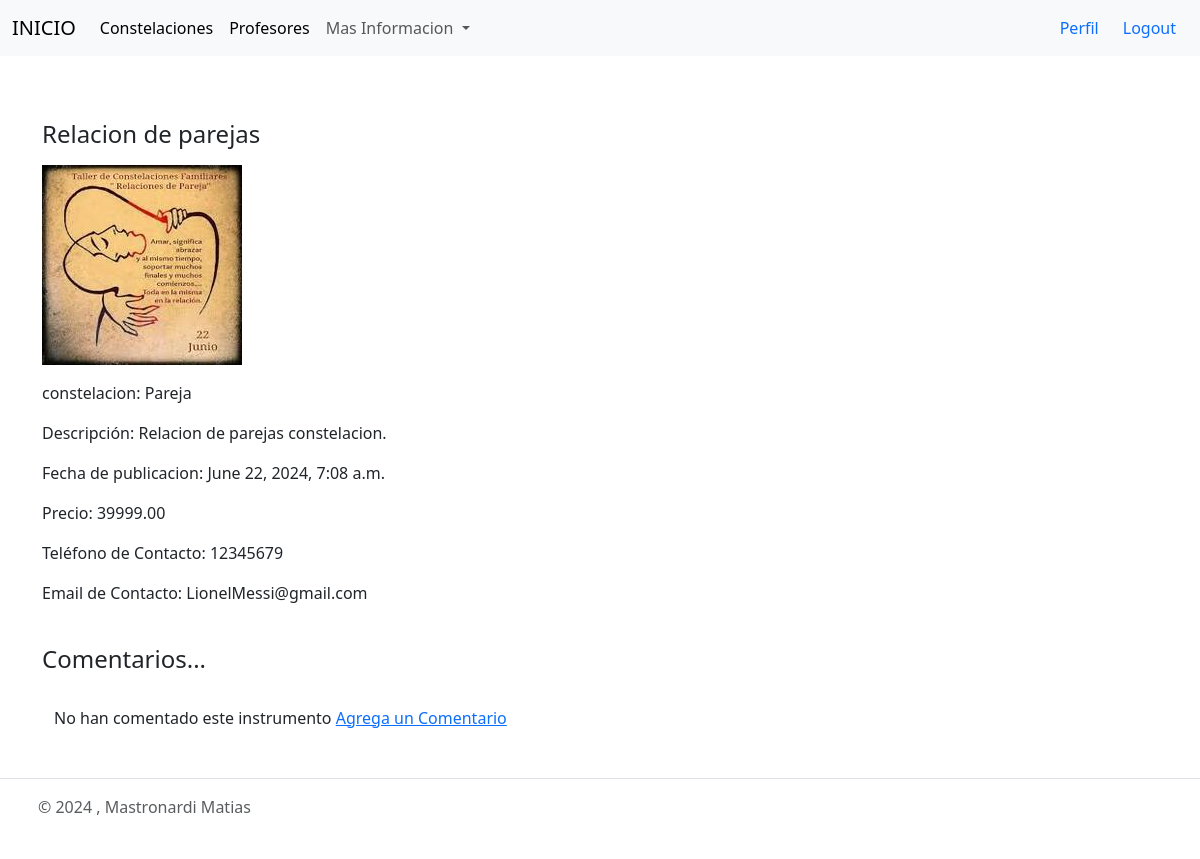
The app's page /ConstelacionDetalle/39/ (signed in) with its own data.
### app/models.py (models this page shows, shortened)
class Constelaciones(models.Model):
    constelaciondisponibles = (
        ('Relación padres-hijos', 'relación padres-hijos'),
        ('Pareja', 'pareja'),
        ('Excluidos', 'excluidos'),
        ('Divorcios o separaciones', 'divorcios o separaciones'),
        ('Trabajo', 'trabajo'),
        ('Guerras', 'guerras'),
        ('Muertes tempranas', 'muertes tempranas'),
        ('otros', 'Otros'),
    )
    usuario = models.ForeignKey(User, on_delete=models.CASCADE, null=True, blank=True)
    titulo = models.CharField(max_length=200)
    constelacion = models.CharField(max_length=40, choices=constelaciondisponibles, default='Pareja')
    profesor = models.CharField(max_length=40)
    descripcion = models.TextField(null=True, blank=True)
    precio = models.DecimalField(max_digits=10, decimal_places=2)
    fechaPublicacion = models.DateTimeField(auto_now_add=True)
    telefonoContacto = models.IntegerField()
    emailContacto = models.EmailField()
    imagendeconstelacion = models.ImageField(null=True, blank=True, upload_to="imagenes/")
    class Meta:
        ordering = ['usuario', '-fechaPublicacion']

### app/views.py (the view)
# urls.py: path('ConstelacionDetalle/<int:pk>/', ConstelacionDetalleView.as_view(), name='ConstelacionDetalle'),
class ConstelacionDetalleView(LoginRequiredMixin, DetailView):
    model = Constelaciones
    context_object_name = 'constelacion'
    template_name = 'ConstelacionDetalle.html'

### app/templates/ConstelacionDetalle.html (shortened to what this page needs)
{% extends 'Padre.html' %}
{% block content %}
<br>
<br>
<div class="container">
<p><h4>{{constelacion.titulo}}</h4></p>
{% if constelacion.imagendeconstelacion%}
    <p><img src="{{ constelacion.imagendeconstelacion.url }}" alt="" width = "200px" height = "200px" ></p>
{% endif %}
<p>constelacion: {{constelacion.constelacion}}</p>
<p>Descripción: {{constelacion.descripcion}}</p>
<p>Fecha de publicacion: {{constelacion.fechaPublicacion}}</p>
<p>Precio: {{constelacion.precio}}</p>
<p>Teléfono de Contacto: {{constelacion.telefonoContacto}}</p>
<p>Email de Contacto: {{constelacion.emailContacto}}</p>
</div>
<br>
<div class="container">
    <h4>Comentarios...</h4>
    <br>
    <div class="container">
    {% if not constelacion.comentarios.all %}
        No han comentado este instrumento
    {% endif %}
    <a href="{% url 'comentario' constelacion.pk %}">Agrega un Comentario</a>
    </div>
</div>
<br>
{% endblock %}

### records on screen
Constelaciones: titulo "Relacion de parejas", imagendeconstelacion (picture), constelacion "Pareja", descripcion "Relacion de parejas constelacion.", fechaPublicacion "June 22, 2024, 7:08 a.m.", precio "39999.00", telefonoContacto "12345679", emailContacto "LionelMessi@gmail.com"
